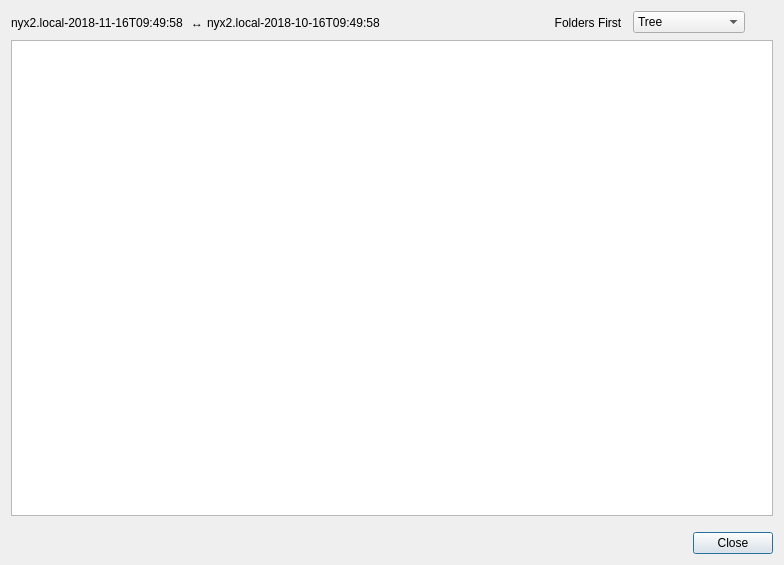
<?xml version="1.0" encoding="UTF-8"?>
<ui version="4.0">
 <class>Dialog</class>
 <widget class="QDialog" name="Dialog">
  <property name="geometry">
   <rect>
    <x>0</x>
    <y>0</y>
    <width>784</width>
    <height>565</height>
   </rect>
  </property>
  <property name="windowTitle">
   <string>Diff Result</string>
  </property>
  <layout class="QVBoxLayout" name="verticalLayout">
   <item>
    <layout class="QHBoxLayout" name="horizontalLayout_2">
     <property name="spacing">
      <number>4</number>
     </property>
     <property name="topMargin">
      <number>0</number>
     </property>
     <item>
      <widget class="QLabel" name="archiveNameLabel_1">
       <property name="text">
        <string>nyx2.local-2018-11-16T09:49:58 </string>
       </property>
       <property name="textStyle" stdset="0">
        <string>headline</string>
       </property>
      </widget>
     </item>
     <item>
      <widget class="QLabel" name="label_3">
       <property name="text">
        <string notr="true">↔</string>
       </property>
       <property name="textRole" stdset="0">
        <string>secondary</string>
       </property>
      </widget>
     </item>
     <item>
      <widget class="QLabel" name="archiveNameLabel_2">
       <property name="text">
        <string>nyx2.local-2018-10-16T09:49:58 </string>
       </property>
       <property name="textStyle" stdset="0">
        <string>headline</string>
       </property>
      </widget>
     </item>
     <item>
      <spacer name="horizontalSpacer_2">
       <property name="orientation">
        <enum>Qt::Horizontal</enum>
       </property>
       <property name="sizeHint" stdset="0">
        <size>
         <width>40</width>
         <height>20</height>
        </size>
       </property>
      </spacer>
     </item>
     <item>
      <widget class="QToolButton" name="bFoldersOnTop">
       <property name="focusPolicy">
        <enum>Qt::NoFocus</enum>
       </property>
       <property name="toolTip">
        <string>Keep folders on top when sorting</string>
       </property>
       <property name="text">
        <string>Folders First</string>
       </property>
       <property name="checkable">
        <bool>true</bool>
       </property>
       <property name="autoRaise">
        <bool>true</bool>
       </property>
      </widget>
     </item>
     <item>
      <widget class="QComboBox" name="comboBoxDisplayMode">
       <property name="toolTip">
        <string>Set display mode of diff view</string>
       </property>
       <property name="sizeAdjustPolicy">
        <enum>QComboBox::AdjustToContents</enum>
       </property>
       <item>
        <property name="text">
         <string>Tree</string>
        </property>
       </item>
       <item>
        <property name="text">
         <string>Tree, simplified</string>
        </property>
       </item>
       <item>
        <property name="text">
         <string>Flat</string>
        </property>
       </item>
      </widget>
     </item>
     <item>
      <widget class="QToolButton" name="bCollapseAll">
       <property name="focusPolicy">
        <enum>Qt::NoFocus</enum>
       </property>
       <property name="toolTip">
        <string>Collapse All</string>
       </property>
       <property name="autoRaise">
        <bool>true</bool>
       </property>
      </widget>
     </item>
    </layout>
   </item>
   <item>
    <widget class="QTreeView" name="treeView" />
   </item>
   <item>
    <layout class="QHBoxLayout" name="horizontalLayout">
     <property name="topMargin">
      <number>10</number>
     </property>
     <item>
      <widget class="QDialogButtonBox" name="buttonBox">
       <property name="standardButtons">
        <set>QDialogButtonBox::Close</set>
       </property>
      </widget>
     </item>
    </layout>
   </item>
  </layout>
 </widget>
 <tabstops>
  <tabstop>treeView</tabstop>
  <tabstop>comboBoxDisplayMode</tabstop>
 </tabstops>
 <resources />
 <connections />
</ui>
